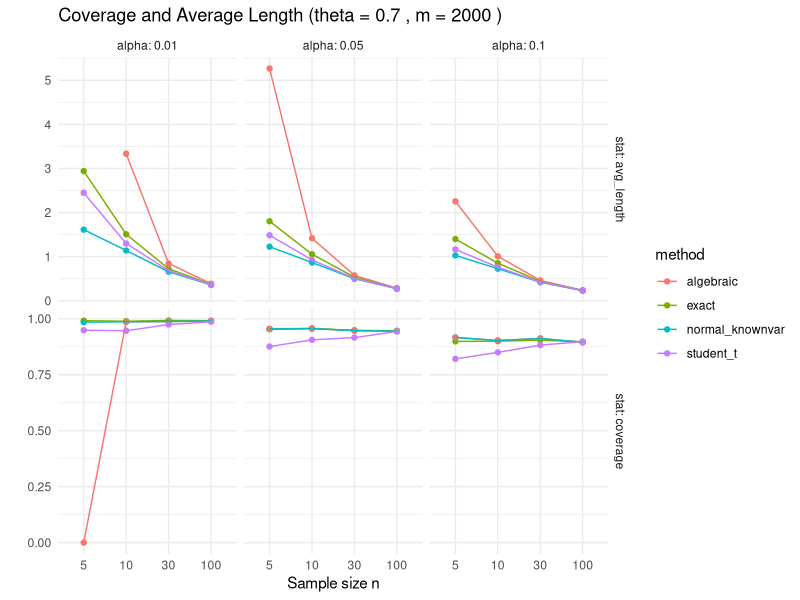
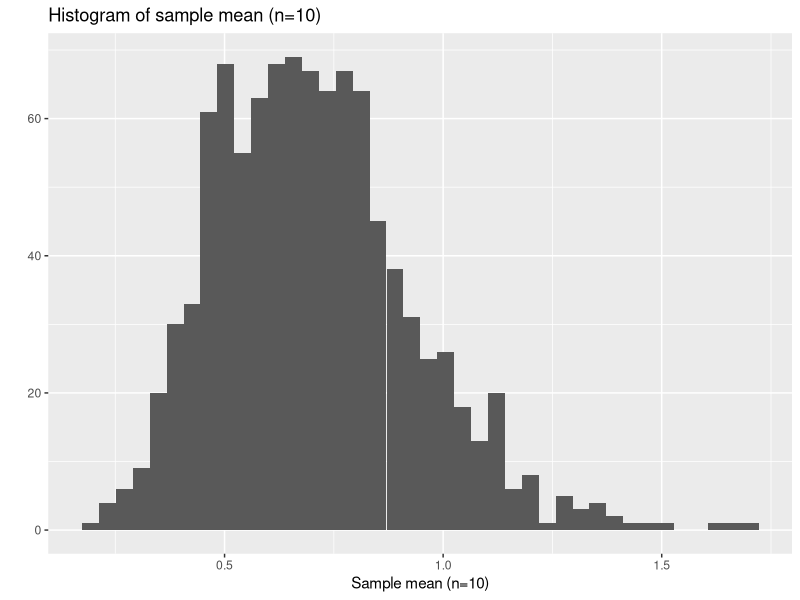
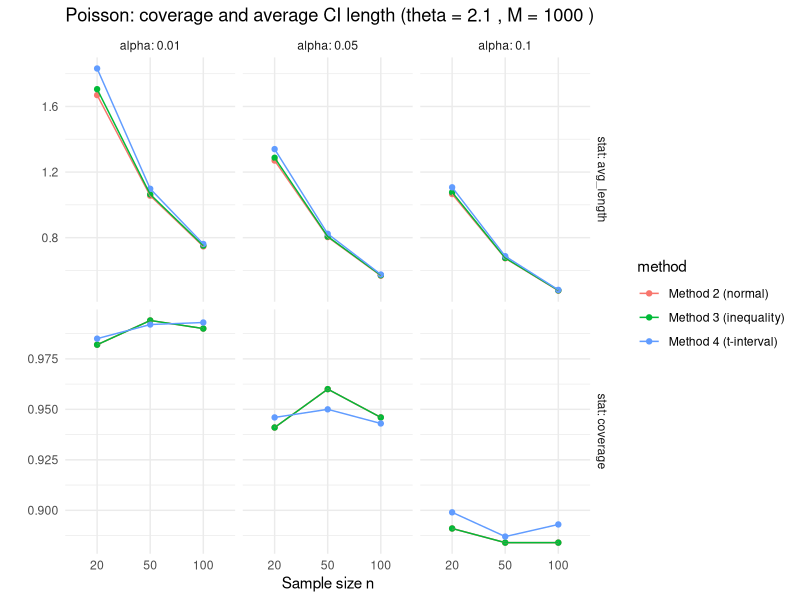
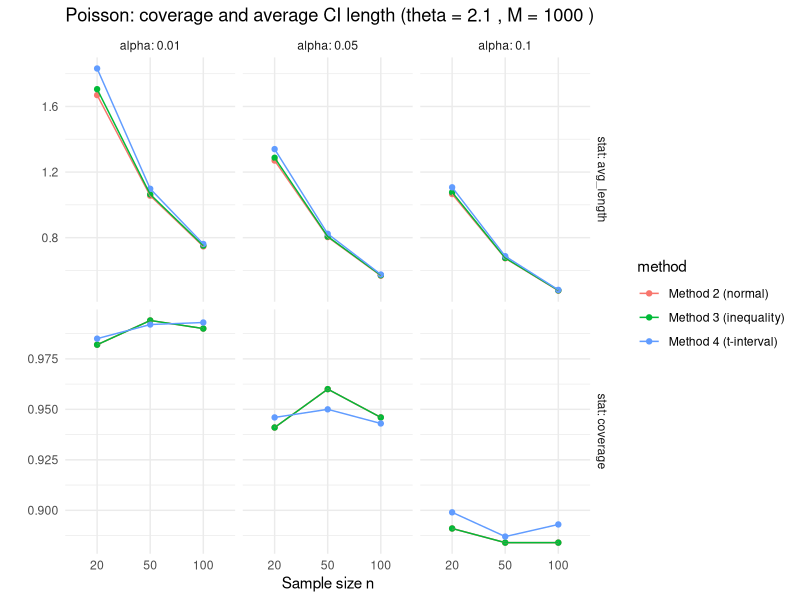

Write the R code that produced these figures, in order.
## ---- chunk 1
# === USER: set your team id here (two-digit ordinal number from R random selection)
team_id <- 7  # <-- replace 7 with your team id
set.seed(team_id)

# true parameter
theta <- team_id/10

# packages
library(ggplot2)
library(dplyr)
library(tidyr)
options(scipen=10)
library(rmarkdown)
## ---- chunk 2
# Helper: compute CI for one sample (x: numeric vector)
ci_methods <- function(x, alpha, theta_true=NULL){
	n <- length(x)
	xbar <- mean(x)
	s <- sd(x)
	z <- qnorm(1 - alpha/2)
	results <- list()

	# Method 1: exact via chi-square
	# 2 * (1/theta) * n * xbar ~ chi-square_{2n}  => invert to get theta
	# equivalently: 2 n xbar / theta ~ chi2_{2n}
	df <- 2*n
	L <- qchisq(alpha/2, df = df)
	U <- qchisq(1 - alpha/2, df = df)
	ci1 <- c(2*n*xbar / U, 2*n*xbar / L)
	results$exact <- ci1

	# Method 2: normal approx with known variance (uses true theta)
	if(is.null(theta_true)){
		ci2 <- c(NA, NA)
	} else {
		se_known <- theta_true / sqrt(n)
		ci2 <- c(xbar - z * se_known, xbar + z * se_known)
	}
	results$normal_knownvar <- ci2

	# Method 3: solve inequality |theta - xbar| <= z theta / sqrt(n)
	denom1 <- 1 + z / sqrt(n)
	denom2 <- 1 - z / sqrt(n)
	if(denom2 <= 0){
		ci3 <- c(NA, NA)
	} else {
		ci3 <- c(xbar / denom1, xbar / denom2)
	}
	results$algebraic <- ci3

	# Method 4: Student t using sample sd
	tval <- qt(1 - alpha/2, df = n - 1)
	se_sample <- s / sqrt(n)
	ci4 <- c(xbar - tval * se_sample, xbar + tval * se_sample)
	results$student_t <- ci4

	return(results)
}

# Single-run demonstration
demo_sample <- rexp(10, rate = 1/theta)
ci_methods(demo_sample, alpha = 0.05, theta_true = theta)
## ---- chunk 3
run_simulation <- function(n, m = 2000, alphas = c(0.1, 0.05, 0.01), theta = theta){
	out <- list()
	for(alpha in alphas){
		cover_counts <- matrix(0, nrow = m, ncol = 4)
		lengths <- matrix(NA, nrow = m, ncol = 4)
		colnames(cover_counts) <- colnames(lengths) <- c('exact','normal_knownvar','algebraic','student_t')

		for(i in seq_len(m)){
			x <- rexp(n, rate = 1/theta)
			cis <- ci_methods(x, alpha = alpha, theta_true = theta)
			for(j in seq_along(cis)){
				ci <- cis[[j]]
				if(any(is.na(ci))){
					cover_counts[i,j] <- 0
					lengths[i,j] <- NA
				} else {
					cover_counts[i,j] <- (ci[1] <= theta) && (theta <= ci[2])
					lengths[i,j] <- ci[2] - ci[1]
				}
			}
		}

		res <- tibble(
			method = c('exact','normal_knownvar','algebraic','student_t'),
			coverage = colMeans(cover_counts, na.rm = TRUE),
			avg_length = colMeans(lengths, na.rm = TRUE)
		)
		res$alpha <- alpha
		res$n <- n
		out[[as.character(alpha)]] <- res
	}
	do.call(rbind, out)
}

# Parameters: you can increase m for more precise estimates (costs more time)
n_values <- c(5, 10, 30, 100)
m <- 2000
alphas <- c(0.1, 0.05, 0.01)

sim_results <- do.call(rbind, lapply(n_values, function(nn) run_simulation(nn, m = m, alphas = alphas, theta = theta)))
sim_results <- as_tibble(sim_results)
sim_results
## ---- chunk 4
library(knitr)
kable(sim_results, digits = 4)
## ---- chunk 5
sim_long <- sim_results %>%
	pivot_longer(cols = c('coverage','avg_length'), names_to = 'stat', values_to = 'value')

ggplot(sim_long, aes(x = factor(n), y = value, color = method, group = method)) +
	geom_point() + geom_line(aes(group = interaction(method, alpha))) +
	facet_grid(stat ~ alpha, scales = 'free_y', labeller = label_both) +
	labs(x = 'Sample size n', y = '', title = paste('Coverage and Average Length (theta =', theta, ', m =', m, ')')) +
	theme_minimal()
## ---- chunk 6
set.seed(team_id)
X <- replicate(1000, mean(rexp(10, rate = 1/theta)))
qplot(X, bins = 40, xlab = 'Sample mean (n=10)', main = 'Histogram of sample mean (n=10)')
## ---- chunk 7
knitr::opts_chunk$set(echo = TRUE)
set.seed(21)
theta  <- 21 / 10
alphas <- c(0.01, 0.05, 0.1)
ns     <- c(20, 50, 100)    
M      <- 1000   
install.packages("tidyr")
## ---- chunk 8
poisson_results <- data.frame()
for (n in ns) {
  cat("Poisson distribution, n =", n, "\n")
  
  # generating matrix of random values for P
  x <- matrix(rpois(n * M, lambda = theta), nrow = n)

  sample_mean <- colMeans(x)
  sample_sd   <- apply(x, 2, sd)
  
  for (alpha in alphas) {
    z     <- qnorm(1 - alpha/2) #z-q. for the task 2 and 3
    # t-q for the 4th
    tcrit <- qt(1 - alpha/2, df = n - 1)
    
    ## Normal approximation with knwon Var = θ
    lower2P <- sample_mean - z * sqrt(theta / n)
    upper2P <- sample_mean + z * sqrt(theta / n)
    
    # Task (a)
    cover2P  <- mean(lower2P <= theta & theta <= upper2P)
    # Task (b)
    length2P <- upper2P - lower2P
    D <- z^2 * (4 * n * sample_mean + z^2)
    lower3P <- (2 * n * sample_mean + z^2 - sqrt(D)) / (2 * n)
    upper3P <- (2 * n * sample_mean + z^2 + sqrt(D)) / (2 * n)
    
    cover3P  <- mean(lower3P <= theta & theta <= upper3P)
    length3P <- upper3P - lower3P
    
    ## via using t
    lower4P <- sample_mean - tcrit * sample_sd / sqrt(n)
    upper4P <- sample_mean + tcrit * sample_sd / sqrt(n)
    
    cover4P  <- mean(lower4P <= theta & theta <= upper4P)
    length4P <- upper4P - lower4P
    
    ## Results:
    cat("alpha =", alpha, ", confidence level =", 1 - alpha, "\n")
    
    cat("  (Method 2) Normal (known Var = θ):\n")
    cat("      fraction containing θ =", round(cover2P, 3), "\n")
    cat("      mean CI length        =", round(mean(length2P), 3), "\n")
    
    cat("  (Method 3) Solved inequality:\n")
    cat("      fraction containing θ =", round(cover3P, 3), "\n")
    cat("      mean CI length        =", round(mean(length3P), 3), "\n")
    
    cat("  (Method 4) Student t-interval:\n")
    cat("      fraction containing θ =", round(cover4P, 3), "\n")
    cat("      mean CI length        =", round(mean(length4P), 3), "\n\n")
    poisson_results <- rbind(
      poisson_results,
      data.frame(
        n = n,
        alpha = alpha,
        method = "Method 2 (normal)",
        coverage = cover2P,
        avg_length = mean(length2P)
      ),
      data.frame(
        n = n,
        alpha = alpha,
        method = "Method 3 (inequality)",
        coverage = cover3P,
        avg_length = mean(length3P)
      ),
      data.frame(
        n = n,
        alpha = alpha,
        method = "Method 4 (t-interval)",
        coverage = cover4P,
        avg_length = mean(length4P)
      )
    )
  }
}
head(poisson_results)
## ---- chunk 9
library(ggplot2)
library(dplyr)
library(tidyr)

poisson_long <- poisson_results %>%
  mutate(alpha = factor(alpha)) %>%
  pivot_longer(cols = c("coverage", "avg_length"),
               names_to = "stat",
               values_to = "value")

ggplot(poisson_long, aes(x = factor(n), y = value, color = method)) +
  geom_point() +
  geom_line(aes(group = interaction(method, alpha))) +
  facet_grid(stat ~ alpha, scales = "free_y", labeller = label_both) +
  labs(
    x = "Sample size n",
    y = "",
    title = paste("Poisson: coverage and average CI length (theta =", theta, ", M =", M, ")")
  ) +
  theme_minimal()
## ---- chunk 10
knitr::opts_chunk$set(echo = TRUE)
set.seed(21)
theta  <- 21 / 10
alphas <- c(0.01, 0.05, 0.1)
ns     <- c(20, 50, 100)    
M      <- 1000   
install.packages("tidyr")
## ---- chunk 11
poisson_results <- data.frame()
for (n in ns) {
  cat("Poisson distribution, n =", n, "\n")
  
  # generating matrix of random values for P
  x <- matrix(rpois(n * M, lambda = theta), nrow = n)

  sample_mean <- colMeans(x)
  sample_sd   <- apply(x, 2, sd)
  
  for (alpha in alphas) {
    z     <- qnorm(1 - alpha/2) #z-q. for the task 2 and 3
    # t-q for the 4th
    tcrit <- qt(1 - alpha/2, df = n - 1)
    
    ## Normal approximation with knwon Var = θ
    lower2P <- sample_mean - z * sqrt(theta / n)
    upper2P <- sample_mean + z * sqrt(theta / n)
    
    # Task (a)
    cover2P  <- mean(lower2P <= theta & theta <= upper2P)
    # Task (b)
    length2P <- upper2P - lower2P
    D <- z^2 * (4 * n * sample_mean + z^2)
    lower3P <- (2 * n * sample_mean + z^2 - sqrt(D)) / (2 * n)
    upper3P <- (2 * n * sample_mean + z^2 + sqrt(D)) / (2 * n)
    
    cover3P  <- mean(lower3P <= theta & theta <= upper3P)
    length3P <- upper3P - lower3P
    
    ## via using t
    lower4P <- sample_mean - tcrit * sample_sd / sqrt(n)
    upper4P <- sample_mean + tcrit * sample_sd / sqrt(n)
    
    cover4P  <- mean(lower4P <= theta & theta <= upper4P)
    length4P <- upper4P - lower4P
    
    ## Results:
    cat("alpha =", alpha, ", confidence level =", 1 - alpha, "\n")
    
    cat("  (Method 2) Normal (known Var = θ):\n")
    cat("      fraction containing θ =", round(cover2P, 3), "\n")
    cat("      mean CI length        =", round(mean(length2P), 3), "\n")
    
    cat("  (Method 3) Solved inequality:\n")
    cat("      fraction containing θ =", round(cover3P, 3), "\n")
    cat("      mean CI length        =", round(mean(length3P), 3), "\n")
    
    cat("  (Method 4) Student t-interval:\n")
    cat("      fraction containing θ =", round(cover4P, 3), "\n")
    cat("      mean CI length        =", round(mean(length4P), 3), "\n\n")
    poisson_results <- rbind(
      poisson_results,
      data.frame(
        n = n,
        alpha = alpha,
        method = "Method 2 (normal)",
        coverage = cover2P,
        avg_length = mean(length2P)
      ),
      data.frame(
        n = n,
        alpha = alpha,
        method = "Method 3 (inequality)",
        coverage = cover3P,
        avg_length = mean(length3P)
      ),
      data.frame(
        n = n,
        alpha = alpha,
        method = "Method 4 (t-interval)",
        coverage = cover4P,
        avg_length = mean(length4P)
      )
    )
  }
}
head(poisson_results)
## ---- chunk 12
library(ggplot2)
library(dplyr)
library(tidyr)

poisson_long <- poisson_results %>%
  mutate(alpha = factor(alpha)) %>%
  pivot_longer(cols = c("coverage", "avg_length"),
               names_to = "stat",
               values_to = "value")

ggplot(poisson_long, aes(x = factor(n), y = value, color = method)) +
  geom_point() +
  geom_line(aes(group = interaction(method, alpha))) +
  facet_grid(stat ~ alpha, scales = "free_y", labeller = label_both) +
  labs(
    x = "Sample size n",
    y = "",
    title = paste("Poisson: coverage and average CI length (theta =", theta, ", M =", M, ")")
  ) +
  theme_minimal()
